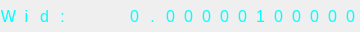
   <widget class="QGroupBox" name="group_line2">
    <property name="geometry">
     <rect>
      <x>370</x>
      <y>182</y>
      <width>360</width>
      <height>32</height>
     </rect>
    </property>
    <property name="styleSheet">
     <string notr="true">border: 0px</string>
    </property>
    <property name="title">
     <string/>
    </property>
    <widget class="QLabel" name="lcd_2_1">
     <property name="geometry">
      <rect>
       <x>18</x>
       <y>0</y>
       <width>17</width>
       <height>32</height>
      </rect>
     </property>
     <property name="font">
      <font>
       <pointsize>12</pointsize>
      </font>
     </property>
     <property name="styleSheet">
      <string notr="true">color: rgb(0, 255, 255)</string>
     </property>
     <property name="lineWidth">
      <number>0</number>
     </property>
     <property name="text">
      <string>i</string>
     </property>
     <property name="textFormat">
      <enum>Qt::PlainText</enum>
     </property>
     <property name="alignment">
      <set>Qt::AlignCenter</set>
     </property>
    </widget>
    <widget class="QLabel" name="lcd_2_2">
     <property name="geometry">
      <rect>
       <x>36</x>
       <y>0</y>
       <width>17</width>
       <height>32</height>
      </rect>
     </property>
     <property name="font">
      <font>
       <pointsize>12</pointsize>
      </font>
     </property>
     <property name="styleSheet">
      <string notr="true">color: rgb(0, 255, 255)</string>
     </property>
     <property name="lineWidth">
      <number>0</number>
     </property>
     <property name="text">
      <string>d</string>
     </property>
     <property name="textFormat">
      <enum>Qt::PlainText</enum>
     </property>
     <property name="alignment">
      <set>Qt::AlignCenter</set>
     </property>
    </widget>
    <widget class="QLabel" name="lcd_2_3">
     <property name="geometry">
      <rect>
       <x>54</x>
       <y>0</y>
       <width>17</width>
       <height>32</height>
      </rect>
     </property>
     <property name="font">
      <font>
       <pointsize>12</pointsize>
      </font>
     </property>
     <property name="styleSheet">
      <string notr="true">color: rgb(0, 255, 255)</string>
     </property>
     <property name="lineWidth">
      <number>0</number>
     </property>
     <property name="text">
      <string>:</string>
     </property>
     <property name="textFormat">
      <enum>Qt::PlainText</enum>
     </property>
     <property name="alignment">
      <set>Qt::AlignCenter</set>
     </property>
    </widget>
    <widget class="QLabel" name="lcd_2_4">
     <property name="geometry">
      <rect>
       <x>72</x>
       <y>0</y>
       <width>17</width>
       <height>32</height>
      </rect>
     </property>
     <property name="font">
      <font>
       <pointsize>12</pointsize>
      </font>
     </property>
     <property name="styleSheet">
      <string notr="true">color: rgb(0, 255, 255)</string>
     </property>
     <property name="lineWidth">
      <number>0</number>
     </property>
     <property name="text">
      <string> </string>
     </property>
     <property name="textFormat">
      <enum>Qt::PlainText</enum>
     </property>
     <property name="alignment">
      <set>Qt::AlignCenter</set>
     </property>
    </widget>
    <widget class="QLabel" name="lcd_2_5">
     <property name="geometry">
      <rect>
       <x>90</x>
       <y>0</y>
       <width>17</width>
       <height>32</height>
      </rect>
     </property>
     <property name="font">
      <font>
       <pointsize>12</pointsize>
      </font>
     </property>
     <property name="styleSheet">
      <string notr="true">color: rgb(0, 255, 255)</string>
     </property>
     <property name="lineWidth">
      <number>0</number>
     </property>
     <property name="text">
      <string> </string>
     </property>
     <property name="textFormat">
      <enum>Qt::PlainText</enum>
     </property>
     <property name="alignment">
      <set>Qt::AlignCenter</set>
     </property>
    </widget>
    <widget class="QLabel" name="lcd_2_6">
     <property name="geometry">
      <rect>
       <x>108</x>
       <y>0</y>
       <width>17</width>
       <height>32</height>
      </rect>
     </property>
     <property name="font">
      <font>
       <pointsize>12</pointsize>
      </font>
     </property>
     <property name="styleSheet">
      <string notr="true">color: rgb(0, 255, 255)</string>
     </property>
     <property name="lineWidth">
      <number>0</number>
     </property>
     <property name="text">
      <string> </string>
     </property>
     <property name="textFormat">
      <enum>Qt::PlainText</enum>
     </property>
     <property name="alignment">
      <set>Qt::AlignCenter</set>
     </property>
    </widget>
    <widget class="QLabel" name="lcd_2_7">
     <property name="geometry">
      <rect>
       <x>126</x>
       <y>0</y>
       <width>17</width>
       <height>32</height>
      </rect>
     </property>
     <property name="font">
      <font>
       <pointsize>12</pointsize>
      </font>
     </property>
     <property name="styleSheet">
      <string notr="true">color: rgb(0, 255, 255)</string>
     </property>
     <property name="lineWidth">
      <number>0</number>
     </property>
     <property name="text">
      <string>0</string>
     </property>
     <property name="textFormat">
      <enum>Qt::PlainText</enum>
     </property>
     <property name="alignment">
      <set>Qt::AlignCenter</set>
     </property>
    </widget>
    <widget class="QLabel" name="lcd_2_8">
     <property name="geometry">
      <rect>
       <x>144</x>
       <y>0</y>
       <width>17</width>
       <height>32</height>
      </rect>
     </property>
     <property name="font">
      <font>
       <pointsize>12</pointsize>
      </font>
     </property>
     <property name="styleSheet">
      <string notr="true">color: rgb(0, 255, 255)</string>
     </property>
     <property name="lineWidth">
      <number>0</number>
     </property>
     <property name="text">
      <string>.</string>
     </property>
     <property name="textFormat">
      <enum>Qt::PlainText</enum>
     </property>
     <property name="alignment">
      <set>Qt::AlignCenter</set>
     </property>
    </widget>
    <widget class="QLabel" name="lcd_2_9">
     <property name="geometry">
      <rect>
       <x>162</x>
       <y>0</y>
       <width>17</width>
       <height>32</height>
      </rect>
     </property>
     <property name="font">
      <font>
       <pointsize>12</pointsize>
      </font>
     </property>
     <property name="styleSheet">
      <string notr="true">color: rgb(0, 255, 255)</string>
     </property>
     <property name="lineWidth">
      <number>0</number>
     </property>
     <property name="text">
      <string>0</string>
     </property>
     <property name="textFormat">
      <enum>Qt::PlainText</enum>
     </property>
     <property name="alignment">
      <set>Qt::AlignCenter</set>
     </property>
    </widget>
    <widget class="QLabel" name="lcd_2_10">
     <property name="geometry">
      <rect>
       <x>180</x>
       <y>0</y>
       <width>17</width>
       <height>32</height>
      </rect>
     </property>
     <property name="font">
      <font>
       <pointsize>12</pointsize>
      </font>
     </property>
     <property name="styleSheet">
      <string notr="true">color: rgb(0, 255, 255)</string>
     </property>
     <property name="lineWidth">
      <number>0</number>
     </property>
     <property name="text">
      <string>0</string>
     </property>
     <property name="textFormat">
      <enum>Qt::PlainText</enum>
     </property>
     <property name="alignment">
      <set>Qt::AlignCenter</set>
     </property>
    </widget>
    <widget class="QLabel" name="lcd_2_11">
     <property name="geometry">
      <rect>
       <x>198</x>
       <y>0</y>
       <width>17</width>
       <height>32</height>
      </rect>
     </property>
     <property name="font">
      <font>
       <pointsize>12</pointsize>
      </font>
     </property>
     <property name="styleSheet">
      <string notr="true">color: rgb(0, 255, 255)</string>
     </property>
     <property name="lineWidth">
      <number>0</number>
     </property>
     <property name="text">
      <string>0</string>
     </property>
     <property name="textFormat">
      <enum>Qt::PlainText</enum>
     </property>
     <property name="alignment">
      <set>Qt::AlignCenter</set>
     </property>
    </widget>
    <widget class="QLabel" name="lcd_2_12">
     <property name="geometry">
      <rect>
       <x>216</x>
       <y>0</y>
       <width>17</width>
       <height>32</height>
      </rect>
     </property>
     <property name="font">
      <font>
       <pointsize>12</pointsize>
      </font>
     </property>
     <property name="styleSheet">
      <string notr="true">color: rgb(0, 255, 255)</string>
     </property>
     <property name="lineWidth">
      <number>0</number>
     </property>
     <property name="text">
      <string>0</string>
     </property>
     <property name="textFormat">
      <enum>Qt::PlainText</enum>
     </property>
     <property name="alignment">
      <set>Qt::AlignCenter</set>
     </property>
    </widget>
    <widget class="QLabel" name="lcd_2_13">
     <property name="geometry">
      <rect>
       <x>234</x>
       <y>0</y>
       <width>17</width>
       <height>32</height>
      </rect>
     </property>
     <property name="font">
      <font>
       <pointsize>12</pointsize>
      </font>
     </property>
     <property name="styleSheet">
      <string notr="true">color: rgb(0, 255, 255)</string>
     </property>
     <property name="lineWidth">
      <number>0</number>
     </property>
     <property name="text">
      <string>0</string>
     </property>
     <property name="textFormat">
      <enum>Qt::PlainText</enum>
     </property>
     <property name="alignment">
      <set>Qt::AlignCenter</set>
     </property>
    </widget>
    <widget class="QLabel" name="lcd_2_14">
     <property name="geometry">
      <rect>
       <x>252</x>
       <y>0</y>
       <width>17</width>
       <height>32</height>
      </rect>
     </property>
     <property name="font">
      <font>
       <pointsize>12</pointsize>
      </font>
     </property>
     <property name="styleSheet">
      <string notr="true">color: rgb(0, 255, 255)</string>
     </property>
     <property name="lineWidth">
      <number>0</number>
     </property>
     <property name="text">
      <string>1</string>
     </property>
     <property name="textFormat">
      <enum>Qt::PlainText</enum>
     </property>
     <property name="alignment">
      <set>Qt::AlignCenter</set>
     </property>
    </widget>
    <widget class="QLabel" name="lcd_2_15">
     <property name="geometry">
      <rect>
       <x>270</x>
       <y>0</y>
       <width>17</width>
       <height>32</height>
      </rect>
     </property>
     <property name="font">
      <font>
       <pointsize>12</pointsize>
      </font>
     </property>
     <property name="styleSheet">
      <string notr="true">color: rgb(0, 255, 255)</string>
     </property>
     <property name="lineWidth">
      <number>0</number>
     </property>
     <property name="text">
      <string>0</string>
     </property>
     <property name="textFormat">
      <enum>Qt::PlainText</enum>
     </property>
     <property name="alignment">
      <set>Qt::AlignCenter</set>
     </property>
    </widget>
    <widget class="QLabel" name="lcd_2_16">
     <property name="geometry">
      <rect>
       <x>288</x>
       <y>0</y>
       <width>17</width>
       <height>32</height>
      </rect>
     </property>
     <property name="font">
      <font>
       <pointsize>12</pointsize>
      </font>
     </property>
     <property name="styleSheet">
      <string notr="true">color: rgb(0, 255, 255)</string>
     </property>
     <property name="lineWidth">
      <number>0</number>
     </property>
     <property name="text">
      <string>0</string>
     </property>
     <property name="textFormat">
      <enum>Qt::PlainText</enum>
     </property>
     <property name="alignment">
      <set>Qt::AlignCenter</set>
     </property>
    </widget>
    <widget class="QLabel" name="lcd_2_17">
     <property name="geometry">
      <rect>
       <x>306</x>
       <y>0</y>
       <width>17</width>
       <height>32</height>
      </rect>
     </property>
     <property name="font">
      <font>
       <pointsize>12</pointsize>
      </font>
     </property>
     <property name="styleSheet">
      <string notr="true">color: rgb(0, 255, 255)</string>
     </property>
     <property name="lineWidth">
      <number>0</number>
     </property>
     <property name="text">
      <string>0</string>
     </property>
     <property name="textFormat">
      <enum>Qt::PlainText</enum>
     </property>
     <property name="alignment">
      <set>Qt::AlignCenter</set>
     </property>
    </widget>
    <widget class="QLabel" name="lcd_2_18">
     <property name="geometry">
      <rect>
       <x>324</x>
       <y>0</y>
       <width>17</width>
       <height>32</height>
      </rect>
     </property>
     <property name="font">
      <font>
       <pointsize>12</pointsize>
      </font>
     </property>
     <property name="styleSheet">
      <string notr="true">color: rgb(0, 255, 255)</string>
     </property>
     <property name="lineWidth">
      <number>0</number>
     </property>
     <property name="text">
      <string>0</string>
     </property>
     <property name="textFormat">
      <enum>Qt::PlainText</enum>
     </property>
     <property name="alignment">
      <set>Qt::AlignCenter</set>
     </property>
    </widget>
    <widget class="QLabel" name="lcd_2_19">
     <property name="geometry">
      <rect>
       <x>342</x>
       <y>0</y>
       <width>17</width>
       <height>32</height>
      </rect>
     </property>
     <property name="font">
      <font>
       <pointsize>12</pointsize>
      </font>
     </property>
     <property name="styleSheet">
      <string notr="true">color: rgb(0, 255, 255)</string>
     </property>
     <property name="lineWidth">
      <number>0</number>
     </property>
     <property name="text">
      <string>0</string>
     </property>
     <property name="textFormat">
      <enum>Qt::PlainText</enum>
     </property>
     <property name="alignment">
      <set>Qt::AlignCenter</set>
     </property>
    </widget>
    <widget class="QLabel" name="lcd_2_0">
     <property name="geometry">
      <rect>
       <x>0</x>
       <y>0</y>
       <width>17</width>
       <height>32</height>
      </rect>
     </property>
     <property name="font">
      <font>
       <pointsize>12</pointsize>
      </font>
     </property>
     <property name="styleSheet">
      <string notr="true">color: rgb(0, 255, 255)</string>
     </property>
     <property name="lineWidth">
      <number>0</number>
     </property>
     <property name="text">
      <string>W</string>
     </property>
     <property name="textFormat">
      <enum>Qt::PlainText</enum>
     </property>
     <property name="alignment">
      <set>Qt::AlignCenter</set>
     </property>
    </widget>
   </widget>
